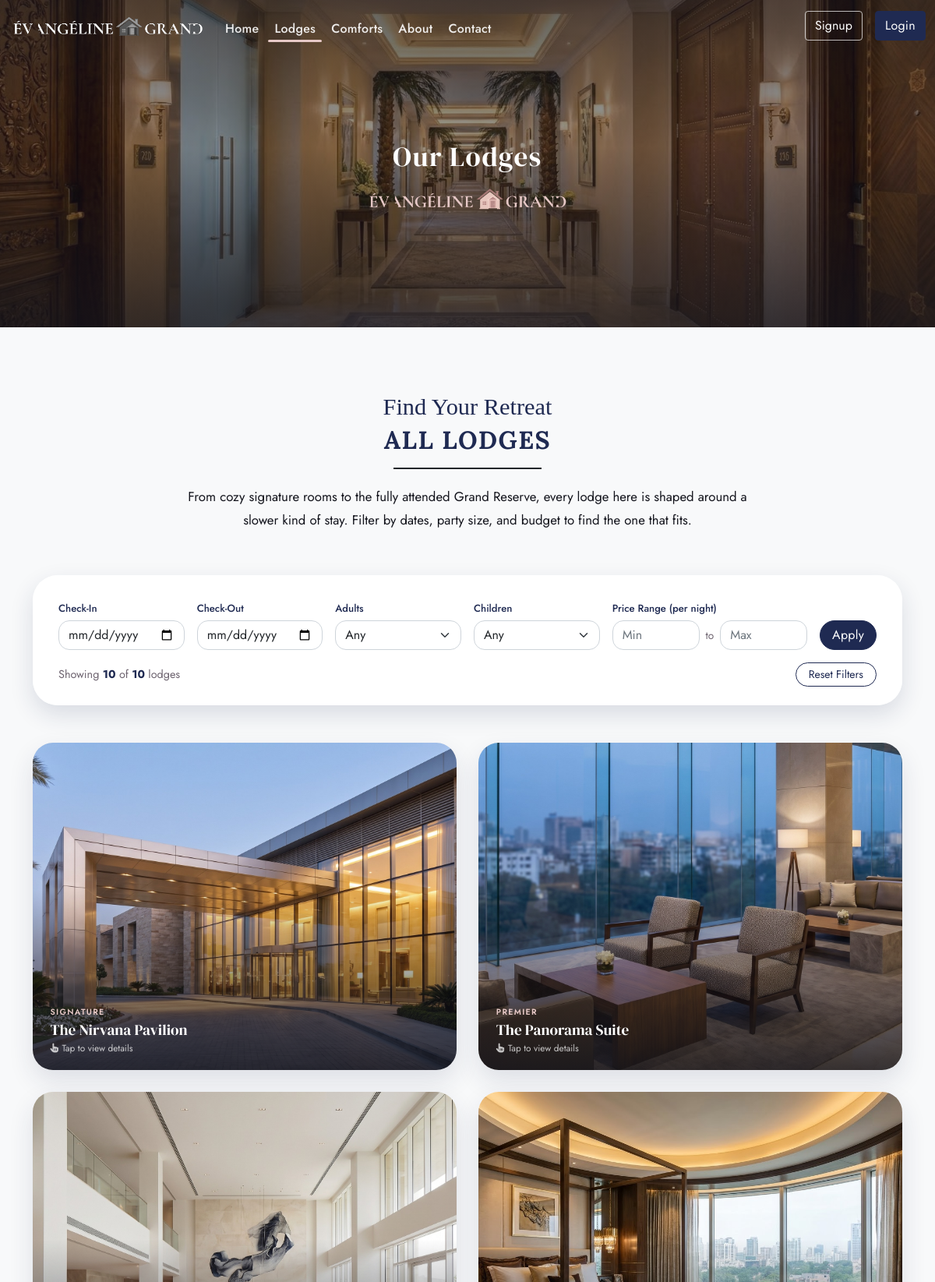
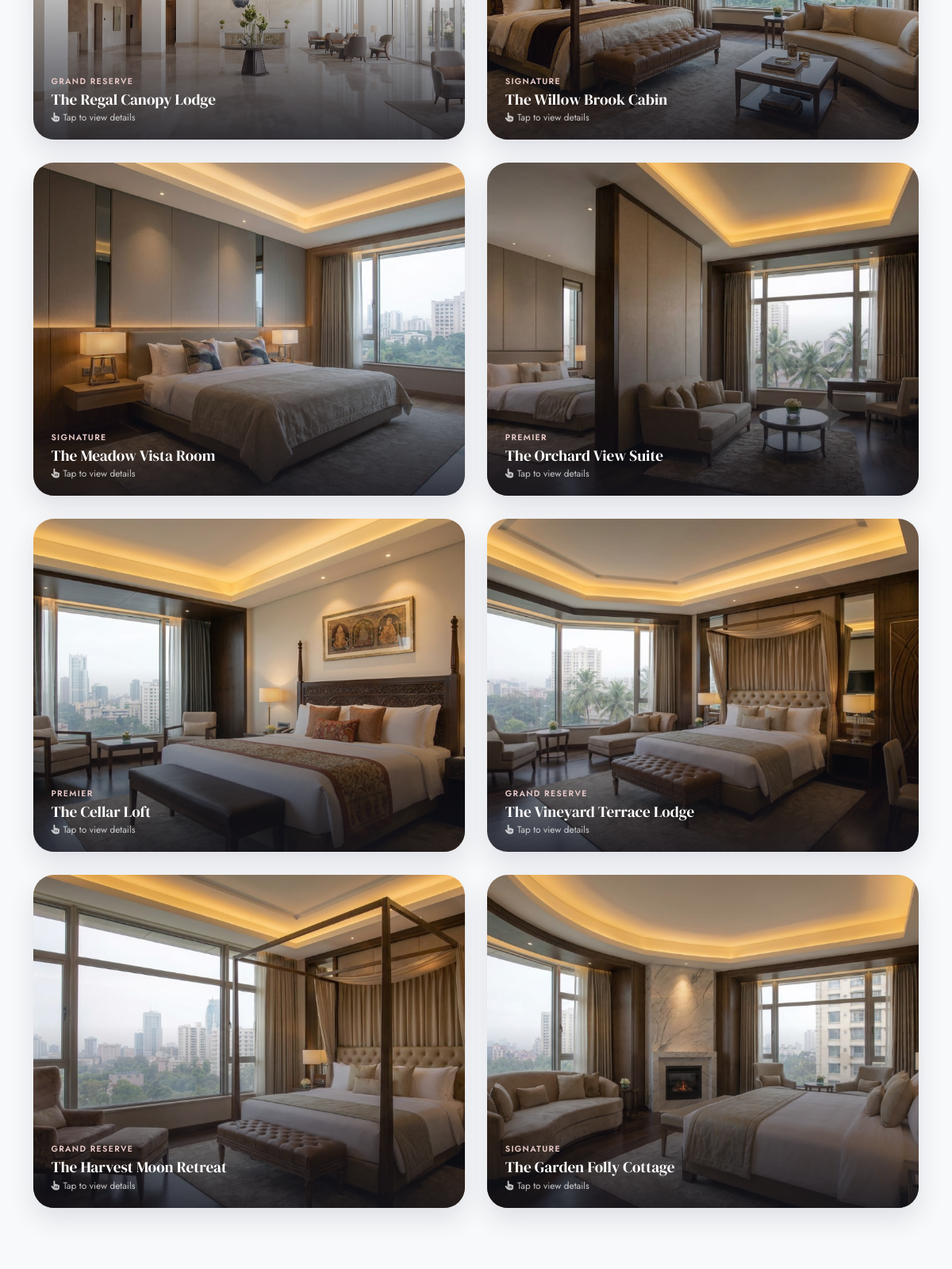
The app's page /lodges.php (upper part) with its own data (2 pictures, top to bottom).
### tables this page shows
CREATE TABLE `lodges` (
  `id` int(11) NOT NULL,
  `name` varchar(120) NOT NULL,
  `tier` varchar(60) NOT NULL DEFAULT '',
  `blurb` text DEFAULT NULL,
  `price_min` int(11) NOT NULL DEFAULT 0,
  `price_max` int(11) DEFAULT NULL,
  `rating` decimal(2,1) DEFAULT NULL,
  `features` text DEFAULT NULL,
  `facilities` text DEFAULT NULL,
  `max_adults` int(11) NOT NULL DEFAULT 2,
  `max_children` int(11) NOT NULL DEFAULT 0,
  `units` int(11) NOT NULL DEFAULT 1,
  `image` varchar(255) NOT NULL,
  `show_on_home` tinyint(1) NOT NULL DEFAULT 0,
  `is_active` tinyint(1) NOT NULL DEFAULT 1,
  `sort_order` int(11) NOT NULL DEFAULT 0
);

### admin/admin-include/db_config.php (called while the page is built, shortened)
<?php
$db_pass = getenv('DB_PASS');
if ($db_pass === false) { $db_pass = ''; }
try {
    $pdo = new PDO(
        'mysql:host=' . (getenv('DB_HOST') ?: '127.0.0.1') . ';dbname=' . (getenv('DB_NAME') ?: 'evangelinewebsite') . ';charset=utf8mb4',
        getenv('DB_USER') ?: 'root',
        $db_pass,
        [
            PDO::ATTR_ERRMODE            => PDO::ERRMODE_EXCEPTION,
            PDO::ATTR_DEFAULT_FETCH_MODE => PDO::FETCH_ASSOC,
            PDO::ATTR_EMULATE_PREPARES   => false,
        ]
    );
} catch (PDOException $ex) {
    error_log('Evangeline DB connection failed: ' . $ex->getMessage());
    http_response_code(500);
    exit('<h3 style="font-family:sans-serif">Could not connect to the database.</h3>'
       . '<p style="font-family:sans-serif">Check that MySQL is running (XAMPP) and that the database '
       . '<b>evangelinewebsite</b> has been imported. Connection settings are at the top of '
       . '<code>admin/admin-include/db_config.php</code>.</p>');
}
function run(string $sql, array $params = []): PDOStatement {
    global $pdo;
    $st = $pdo->prepare($sql);
    $st->execute($params);
    return $st;
}
function rows(string $sql, array $params = []): array { return run($sql, $params)->fetchAll(); }
function e($v): string { return htmlspecialchars((string)$v, ENT_QUOTES, 'UTF-8'); }
function asset($path): string {
    $path = str_replace(['\\', '..', "'", '"', '(', ')', '<', '>', ' '], ['/', '', '', '', '', '', '', '', '%20'], (string)$path);
    return ltrim($path, '/');
}
function site_config(): array {
    static $cfg = null;
    if ($cfg === null) { $cfg = require __DIR__ . '/fields.php'; }
    return $cfg;
}
function site_defaults(): array {
    static $d = null;
    if ($d === null) {
        $d = [];
        foreach (site_config() as $tab) {
            foreach ($tab['groups'] as $g) {
                foreach ($g['fields'] as $f) { $d[$f['key']] = $f['default']; }
            }
        }
    }
    return $d;
}
function setting(string $key, string $fallback = ''): string {
    static $saved = null;
    if ($saved === null) {
        $saved = [];
        foreach (rows('SELECT setting_key, setting_value FROM site_settings') as $r) {
            $saved[$r['setting_key']] = $r['setting_value'];
        }
    }
    $defaults = site_defaults();
    return array_key_exists($key, $defaults) ? (string)$defaults[$key] : $fallback;
}
function img(string $key): string { return asset(setting($key)); }
function lines(?string $text): array {
    $out = [];
    foreach (preg_split('/\R/', (string)$text) as $l) {
        $l = trim($l);
        if ($l !== '') { $out[] = $l; }
    }
    return $out;
}

### admin/admin-include/fields.php (called while the page is built, shortened)
<?php
$f = function (string $key, string $label, string $type, string $default, string $help = ''): array {
    return ['key' => $key, 'label' => $label, 'type' => $type, 'default' => $default, 'help' => $help];
};

### lodges.php (the view, shortened to what this page needs)
<?php require_once __DIR__ . '/admin/admin-include/db_config.php'; ?>
<!DOCTYPE html>
<html lang="en">
<head>
    <title>Our Lodges | <?= e(setting('hotel_name')) ?></title>
    <?php require('include/links.php') ?>
</head>
<body class="bg-light">
<?php
  $lodges = rows('SELECT * FROM lodges WHERE is_active = 1 ORDER BY sort_order, id');
  require('include/navbar.php');
?>
<div class="page-hero">
  <div class="page-hero-bg"></div>
  <div class="page-hero-content">
    <h1 class="page-hero-title">Our Lodges</h1>
    <img src="<?= e(img('logo_hero')) ?>" alt="<?= e(setting('hotel_name')) ?>" class="page-hero-logo">
  </div>
</div>
<div class="container lodges-intro text-center">
  <span class="section-eyebrow d-block"><?= e(setting('lodges_eyebrow')) ?></span>
  <h2 class="mb-0 fw-bold section-font"><?= e(setting('lodges_title')) ?></h2>
  <div class="h-line bg-dark mx-auto mt-3"></div>
  <p>
    <?= e(setting('lodges_intro')) ?>
  </p>
</div>
<div class="container filters-wrap">
  <div class="collapse d-lg-block" id="filtersPanel">
    <div class="filters-panel">
      <form id="lodgeFilterForm">
        <div class="row g-3 align-items-end">
          <div class="col-lg-2 col-md-6 col-12">
            <label for="filterCheckin" class="form-label">Check-In</label>
            <input type="date" class="form-control shadow-none" id="filterCheckin" min="<?= date('Y-m-d') ?>">
          </div>
          <div class="col-lg-2 col-md-6 col-12">
            <label for="filterCheckout" class="form-label">Check-Out</label>
            <input type="date" class="form-control shadow-none" id="filterCheckout" min="<?= date('Y-m-d', strtotime('+1 day')) ?>">
          </div>
          <div class="col-lg-2 col-md-6 col-12">
            <label for="filterAdults" class="form-label">Adults</label>
            <select class="form-select shadow-none" id="filterAdults">
              <option value="0" selected>Any</option>
            </select>
          </div>
          <div class="col-lg-2 col-md-6 col-12">
            <label for="filterChildren" class="form-label">Children</label>
            <select class="form-select shadow-none" id="filterChildren">
              <option value="0" selected>Any</option>
            </select>
          </div>
          <div class="col-lg-3 col-md-8 col-12">
            <label class="form-label">Price Range (per night)</label>
            <div class="price-inputs">
              <input type="number" min="0" step="500" class="form-control shadow-none" id="filterMinPrice" placeholder="Min">
              <span>to</span>
              <input type="number" min="0" step="500" class="form-control shadow-none" id="filterMaxPrice" placeholder="Max">
            </div>
          </div>
          <div class="col-lg-1 col-md-4 col-12">
            <button type="submit" class="btn text-white shadow-none custom-bg w-100">Apply</button>
          </div>
        </div>
        <div class="d-flex justify-content-between align-items-center flex-wrap gap-2 mt-3">
          <span class="filters-results-note" id="filterResultsNote">Showing <strong><?= count($lodges) ?></strong> of <strong><?= count($lodges) ?></strong> lodges</span>
          <button type="button" class="btn btn-sm btn-outline-dark px-3 shadow-none" id="filterResetBtn">Reset Filters</button>
        </div>
      </form>
    </div>
  </div>
</div>
<div class="container lodges-grid-wrap reveal">
  <div id="lodgeGrid" class="view-grid">
<?php foreach ($lodges as $i => $l): ?>
    <div class="lodge-item" data-id="<?= (int)$l['id'] ?>" data-price="<?= (int)$l['price_min'] ?>" data-adults="<?= (int)$l['max_adults'] ?>" data-children="<?= (int)$l['max_children'] ?>">
      <div class="list-card-wrap reveal">
        <div class="list-card-flip" data-flip="<?= $i % 2 === 0 ? 'left' : 'right' ?>">
          <div class="list-card-details">
            <?php if ($l['tier'] !== ''): ?><span class="lodge-tier"><?= e($l['tier']) ?></span><?php endif; ?>
            <h5><?= e($l['name']) ?></h5>
            <div class="price-line"><?= e(price_line($l['price_min'], $l['price_max'])) ?></div>
            <?php if (trim((string)$l['blurb']) !== ''): ?><p class="blurb"><?= e($l['blurb']) ?></p><?php endif; ?>
            <?php if (lines($l['features'])): ?>
            <div class="pill-group">
              <div class="mini-label">Features</div>
              <?php foreach (lines($l['features']) as $p): ?><span class="pill"><?= e($p) ?></span>
              <?php endforeach; ?>
            </div>
            <?php endif; ?>
            <?php if (lines($l['facilities'])): ?>
            <div class="pill-group">
              <div class="mini-label">Facilities</div>
              <?php foreach (lines($l['facilities']) as $p): ?><span class="pill"><?= e($p) ?></span>
              <?php endforeach; ?>
            </div>
            <?php endif; ?>
            <div class="guests-limit">
              <div class="mini-label">Guests Limit</div>
              <span class="pill"><?= e(adults_text($l['max_adults'])) ?></span>
              <?php if ((int)$l['max_children'] > 0): ?><span class="pill"><?= e(children_text($l['max_children'])) ?></span><?php endif; ?>
            </div>
            <a href="book.php?lodge=<?= (int)$l['id'] ?>" class="btn btn-sm text-white custom-bg shadow-none rounded-pill px-3 js-book">Book Now</a>
          </div>
          <div class="list-card-image">
            <img src="<?= e(asset($l['image'])) ?>" alt="<?= e($l['name']) ?>">
            <div class="list-card-image-caption">
              <?php if ($l['tier'] !== ''): ?><span class="lodge-tier"><?= e($l['tier']) ?></span><?php endif; ?>
              <h6><?= e($l['name']) ?></h6>
              <span class="tap-hint"><i class="fa-solid fa-hand-pointer"></i> Tap to view details</span>
            </div>
          </div>
        </div>
      </div>
    </div>
<?php endforeach; ?>
  </div>
</div>
</body>
</html>

### common.css (style rules this page uses)
:root { --ink: #1F2A52; --ink-black: #13141C; --wine: #7A2333; --wine-deep: #591A26; --rose: #E7C9C7; --cream: #F7F1E6; --paper: #FFFFFF; --charcoal: #262127; --muted: #6E6470; }
* { font-family: "Jost", sans-serif; }
html { scroll-behavior: smooth; }
body { background-color: var(--cream) !important; background-image: radial-gradient(circle at 1px 1px, rgba(31,42,82,.05) 1px, transparent 0); background-size: 22px 22px; color: var(--charcoal); }
.h-line { width: 190px; margin: 0 auto; height: 1.7px; }
.section-font { font-family: "Lora", serif; letter-spacing: 1.5px; color: var(--ink); position: relative; }
.section-eyebrow { display: block; font-family: 'Cinzel Decorative', serif; font-size: 1.9rem; color: var(--ink); }
input[type="number"] { -moz-appearance: textfield; appearance: textfield; }
.reveal { opacity: 0; transform: translateY(28px); transition: opacity .7s cubic-bezier(.2,.7,.3,1), transform .7s cubic-bezier(.2,.7,.3,1); }
.reveal.is-visible { opacity: 1; transform: translateY(0); }
.custom-bg { background-color: var(--ink); border: 1px solid var(--ink); letter-spacing: .3px; transition: background-color .25s ease, transform .2s ease; }
.btn-outline-dark { border-color: var(--ink); color: var(--ink); }
.form-label { font-size: .85rem; font-weight: 500; color: var(--ink); }

### records on screen
lodges: image (picture), tier "SIGNATURE", name "The Nirvana Pavilion"
lodges: image (picture), tier "PREMIER", name "The Panorama Suite"
lodges: image (picture), tier "GRAND RESERVE", name "The Regal Canopy Lodge"
lodges: image (picture), tier "SIGNATURE", name "The Willow Brook Cabin"
lodges: image (picture), tier "SIGNATURE", name "The Meadow Vista Room"
lodges: image (picture), tier "PREMIER", name "The Orchard View Suite"
lodges: image (picture), tier "PREMIER", name "The Cellar Loft"
lodges: image (picture), tier "GRAND RESERVE", name "The Vineyard Terrace Lodge"
lodges: image (picture), tier "GRAND RESERVE", name "The Harvest Moon Retreat"
lodges: image (picture), tier "SIGNATURE", name "The Garden Folly Cottage"

### other values on screen
setting('lodges_eyebrow') "Find Your Retreat"
setting('lodges_title') "ALL LODGES"
setting('lodges_intro') "From cozy signature rooms to the fully attended Grand Reserve, every lodge here is shaped around a slower kind of stay. Filter by dates, party size, and budget to find the one that fits."
count($lodges) "10"
